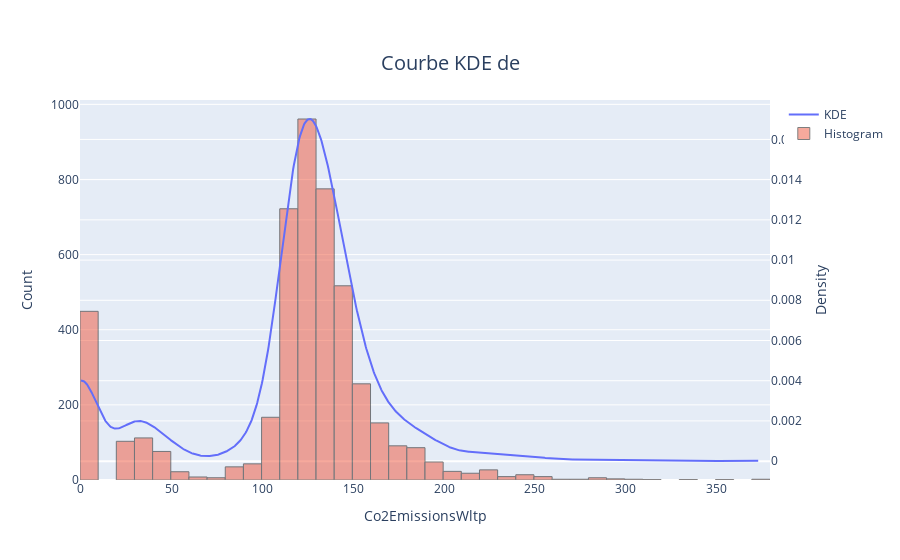

Notebook code for this chart:
### Code cell
co2.styles.display_info(df)
co2.styles.displayer(data)
co2.styles.displayer(pd.DataFrame(target))

co2.viz.plot_continuous_distribution(target)

### Figure 1 — Plotly figure (JSON) as saved in the notebook; plotly's stock layout.template omitted (floating-point values rounded to 4 significant figures; data arrays with more than 128 entries replaced by an {"elided": "..."} marker saying what was removed)
{"data": [{"mode": "lines", "name": "KDE", "type": "scatter", "x": {"elided": "1000 float values"}, "y": {"elided": "1000 float values"}, "yaxis": "y2"}, {"marker": {"line": {"color": "black", "width": 1}}, "name": "Histogram", "nbinsx": 40, "opacity": 0.5, "type": "histogram", "x": {"elided": "4749 int values"}}], "layout": {"barmode": "overlay", "title": {"font": {"size": 20}, "text": "Courbe KDE de ", "x": 0.5, "xanchor": "center", "y": 0.9, "yanchor": "top"}, "xaxis": {"title": {"text": "Co2EmissionsWltp"}}, "yaxis": {"title": {"text": "Count"}}, "yaxis2": {"overlaying": "y", "side": "right", "title": {"text": "Density"}}}}
